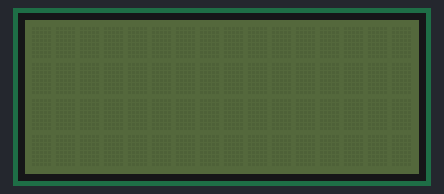
Bench run of a sketch on a simulated Arduino Uno, built with avr-gcc and run on an emulated ATmega328P. Parts: 16×4 character LCD.

Above: at 0.1 s.
At 0.6 s:
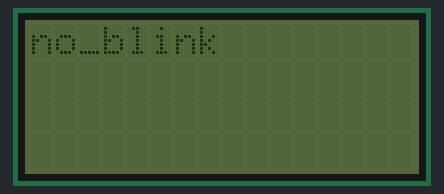

Measured:
- what the display in image 1 shows lasts 0.5 s, from 0.6 s to 1.1 s

The sketch:

DewH_c_testLCDdisplay.ino
```cpp
// LCD display 16 x2. On I2C
#include <Wire.h>
#include <LiquidCrystal_I2C.h>
LiquidCrystal_I2C lcd(0x3F); // 0x3F or 0x27 is the I2C bus address for 16x2 LCD displays.

void setup() {
  lcd.begin(16,4);
  // lcd.backlight();   //open the backlight
  lcd.noBacklight();
}

void loop() {

  // for (int i = 0; i <= 12; i++) {
  //   lcd.clear();
  //   for (int j = 0; i <= 1; i++) {
  //     delay(150);
  //     lcd.setCursor(j,i);
  //     lcd.print("_no_");
  //     delay(150);
  //   }
  // }
  lcd.clear();
  delay(500);
  lcd.print("no_blink");
  delay(500);
}
```
